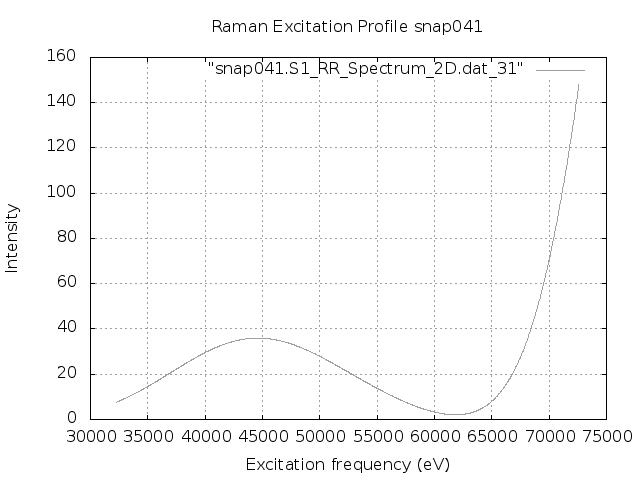

This chart was generated by the following gnuplot code:
set terminal png
set output "snap041.S1.REP_frozen.png"
set xlabel 'Excitation frequency (eV)'
set ylabel 'Intensity'
set title "Raman Excitation Profile snap041"
set grid
set autoscale
plot "snap041.S1_RR_Spectrum_2D.dat_31" with lines lc "blue"
exit
